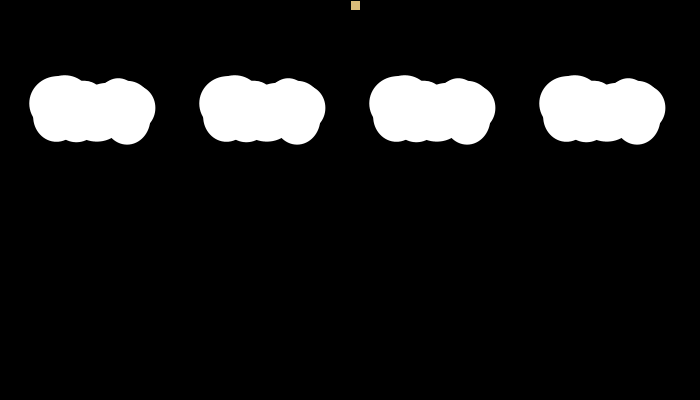
Frame 1 (no input)
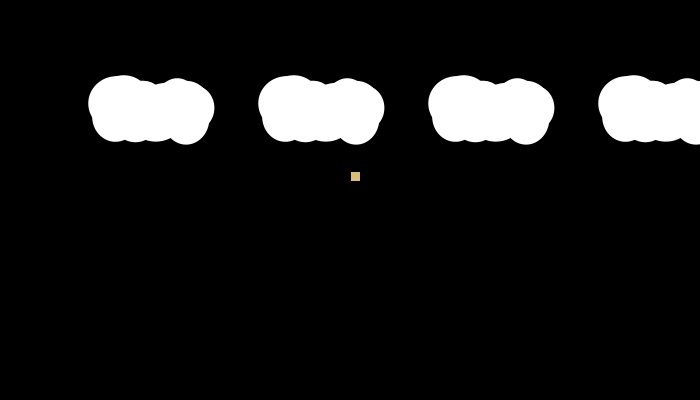
Frame 60 (the mouse pressed at the canvas centre just before this capture)
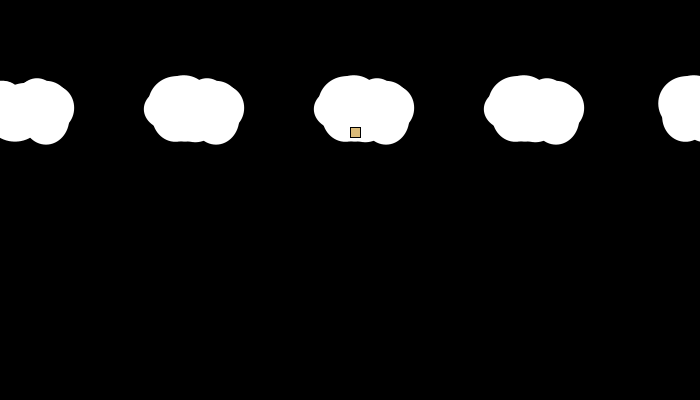
Frame 120 (the mouse held since frame 60 and released just before this capture)

The Processing sketch that drew these frames (run headless with seeded random() and noise(); from frame 60 on, the mouse is pressed at the canvas centre):

// Processing sketch: processing_41687
// ── processing_41687.pde


int count = 20;
float[] xpos = new float[count];
float[] ypos = new float[count];
float[] size1 = new float[count];
float[] size2 = new float[count];

float rectX = 350;
float rectY = 0;
float speed = 0;
float gravity = 0.1;

float cloudspeed = 0;



void setup() {

  size(700, 400);
  background(0); 
  smooth();

  int i=0;
  while ( i < count) {
    
    
    xpos[i] = random(50, 140);
    ypos[i] = random(100, 120); 
    size1[i] = random(40, 60); 
    size2[i] = random(40, 60);
    
    i++;
  }
  
 
  
}




void draw() {

  background(0);
  fill(255);
  noStroke();

  int i=0;

  while ( i < count) {
    ellipse(xpos[i]+cloudspeed, ypos[i], size1[i], size2[i]); 
    ellipse(xpos[i]+170+cloudspeed, ypos[i], size1[i], size2[i]);
    ellipse(xpos[i]+340+cloudspeed, ypos[i], size1[i], size2[i]);
    ellipse(xpos[i]+510+cloudspeed, ypos[i], size1[i], size2[i]);

    xpos[i] = xpos[i]+1;
    if (xpos[i] > 200) {
      xpos[i] = 0;
    }
    
    i++;
  } 





  //clouds:
  /*
  ellipse(xpos[0],100,50,40);
   ellipse(xpos[1],80,50,50);
   ellipse(xpos[2],80,50,50);
   ellipse(xpos[3],100,60,50);
   ellipse(xpos[4],100,50,40);
   */


  stroke(0);
  fill(219, 187, 121);
  rect(rectX, rectY, 10, 10);

  rectY = rectY+speed;
  speed = speed+gravity;


  if (rectY > 350) {

    speed = speed*-0.98777;
  }
}
